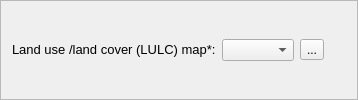
                 <widget class="QFrame" name="frame_7">
                  <property name="frameShape">
                   <enum>QFrame::StyledPanel</enum>
                  </property>
                  <property name="frameShadow">
                   <enum>QFrame::Raised</enum>
                  </property>
                  <layout class="QGridLayout" name="gridLayout_12">
                   <item row="0" column="0">
                    <layout class="QHBoxLayout" name="horizontalLayout_25">
                     <item>
                      <widget class="QLabel" name="label_68">
                       <property name="text">
                        <string>&lt;html&gt;&lt;head/&gt;&lt;body&gt;&lt;p align=&quot;justify&quot;&gt;&lt;span style=&quot; font-size:10pt;&quot;&gt;Land use /land cover (LULC) map*:&lt;/span&gt;&lt;/p&gt;&lt;/body&gt;&lt;/html&gt;</string>
                       </property>
                      </widget>
                     </item>
                     <item>
                      <layout class="QGridLayout" name="gridLayout_59">
                       <item row="0" column="0">
                        <widget class="QComboBox" name="cb_7_pg2">
                         <property name="maximumSize">
                          <size>
                           <width>16777215</width>
                           <height>24</height>
                          </size>
                         </property>
                        </widget>
                       </item>
                       <item row="0" column="2">
                        <widget class="QLabel" name="label_69">
                         <property name="sizePolicy">
                          <sizepolicy hsizetype="Preferred" vsizetype="Preferred">
                           <horstretch>0</horstretch>
                           <verstretch>0</verstretch>
                          </sizepolicy>
                         </property>
                         <property name="minimumSize">
                          <size>
                           <width>16</width>
                           <height>16</height>
                          </size>
                         </property>
                         <property name="maximumSize">
                          <size>
                           <width>16</width>
                           <height>16</height>
                          </size>
                         </property>
                         <property name="toolTip">
                          <string>&lt;html&gt;&lt;head/&gt;&lt;body&gt;&lt;p&gt;&lt;span style=&quot; font-weight:600;&quot;&gt;*Required file&lt;/span&gt;&lt;/p&gt;&lt;p align=&quot;justify&quot;&gt;Add the Land Use Land Cover (LULC) map. The file must be a raster type (geotiff).&lt;/p&gt;&lt;/body&gt;&lt;/html&gt;</string>
                         </property>
                         <property name="text">
                          <string/>
                         </property>
                         <property name="pixmap">
                          <pixmap resource="resources.qrc">:/plugins/hidroPixel/icons/icons/info(2).png</pixmap>
                         </property>
                         <property name="scaledContents">
                          <bool>true</bool>
                         </property>
                        </widget>
                       </item>
                       <item row="0" column="1">
                        <widget class="QToolButton" name="tbtn_pg2_6">
                         <property name="text">
                          <string>...</string>
                         </property>
                        </widget>
                       </item>
                      </layout>
                     </item>
                    </layout>
                   </item>
                  </layout>
                 </widget>
